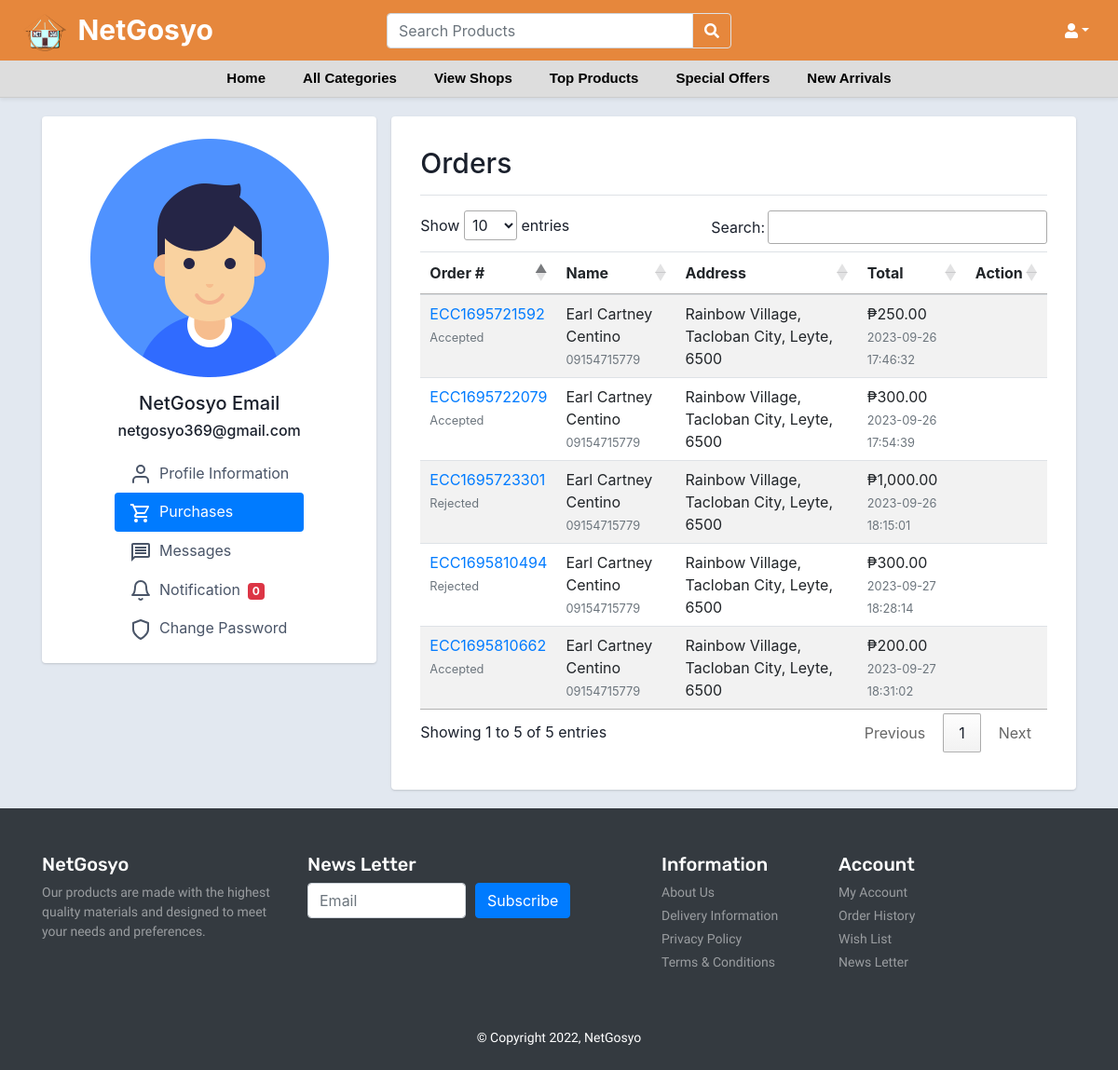
/Profile_purchases.php, run on the app's committed database.
### tables this page shows
CREATE TABLE `user_form` (
  `id` int(100) NOT NULL,
  `fullname` varchar(100) NOT NULL,
  `email` varchar(100) NOT NULL,
  `username` varchar(255) NOT NULL,
  `password` varchar(100) NOT NULL,
  `phonenumber` varchar(255) NOT NULL,
  `address` varchar(255) NOT NULL,
  `dateofbirth` varchar(255) NOT NULL,
  `gender` varchar(255) NOT NULL,
  `image` varchar(255) NOT NULL,
  `shopname` varchar(250) NOT NULL DEFAULT 'user',
  `vkey` varchar(50) NOT NULL,
  `verified` tinyint(1) NOT NULL DEFAULT 0,
  `register_date` timestamp NOT NULL DEFAULT current_timestamp() ON UPDATE current_timestamp()
);

CREATE TABLE `items` (
  `item_id` int(11) NOT NULL,
  `order_id` int(11) NOT NULL,
  `user_id` int(11) NOT NULL,
  `product_id` int(11) NOT NULL,
  `seller_id` int(11) NOT NULL,
  `qty` int(11) NOT NULL
);

CREATE TABLE `orders` (
  `order_id` int(11) NOT NULL,
  `user_id` int(11) NOT NULL,
  `order_number` varchar(255) NOT NULL,
  `name` varchar(255) NOT NULL,
  `contact` varchar(255) NOT NULL,
  `address` varchar(255) NOT NULL,
  `city` varchar(255) NOT NULL,
  `state` varchar(255) NOT NULL,
  `zip` varchar(255) NOT NULL,
  `pmode` varchar(100) NOT NULL,
  `status` varchar(255) NOT NULL DEFAULT 'Pending',
  `order_added` datetime NOT NULL DEFAULT current_timestamp(),
  `order_updated` datetime DEFAULT NULL ON UPDATE current_timestamp()
);

CREATE TABLE `products` (
  `id` int(100) NOT NULL,
  `user_id` int(11) NOT NULL,
  `name` varchar(100) NOT NULL,
  `price` varchar(100) NOT NULL,
  `image` varchar(100) NOT NULL,
  `item_brand` varchar(100) NOT NULL,
  `quantity` int(100) NOT NULL,
  `date_added` timestamp NOT NULL DEFAULT current_timestamp() ON UPDATE current_timestamp()
);

### Profile_purchases.php (the view, shortened to what this page needs)
<?php
include('header.php');
include('config.php');
$findresult = mysqli_query($conn, "SELECT * FROM user_form WHERE id = '$user_id'");
if ($res = mysqli_fetch_array($findresult)) {
	$fullname = $res['fullname'] ?? '';
	$email = $res['email']  ?? '';
	$image = $res['image']  ?? '';
}
$user_id = $_SESSION["user_id"];
$orders_query = mysqli_query($conn, "SELECT * FROM orders ORDER BY order_id DESC");
$orders = array();
while ($order_row = mysqli_fetch_assoc($orders_query)) {
	$order_id = $order_row['order_id'];
	if ($_SESSION['role'] == 'user') {
		$sql = "SELECT *
	        FROM orders
					JOIN items ON items.order_id = orders.order_id
	        JOIN products ON products.id = items.product_id
					WHERE items.order_id='$order_id' AND orders.user_id='$user_id'";
	} else {
		$sql = "SELECT *
	        FROM orders
					JOIN items ON items.order_id = orders.order_id
	        JOIN products ON products.id = items.product_id
	        WHERE items.order_id='$order_id'";
	}
	$items_query = mysqli_query($conn, $sql);
	$total = 0;
	$items = [];
	while ($item_row = mysqli_fetch_assoc($items_query)) {
		$subtotal = $item_row['price'] * $item_row['qty'];
		$total += $subtotal;
		array_push($items, $item_row);
	}
	$order_row['total'] = $total;
	$order_row['items'] = $items;
	$orders[] = $order_row;
}
?>
<!DOCTYPE html>
<html lang="en">
<head>
    <link rel="stylesheet" href="https://cdn.datatables.net/1.13.5/css/jquery.dataTables.css" />
    <link rel="stylesheet" href="https://cdn.datatables.net/1.13.5/css/jquery.dataTables.min.css" />
    <link href="https://cdn.jsdelivr.net/npm/bootstrap@4.4.1/dist/css/bootstrap.min.css" rel="stylesheet">
</head>
<body>
    <div class="container">
        <div class="row gutters-sm">
            <div class="col-md-4 d-none d-md-block">
                <div class="card">
                    <div class="card-body">
                        <div style="text-align: center;" class="mt-2 mb-3">
                            <?php if ($image == NULL) {
                                    echo '<img src="user_profile/profile_587153058.png" class="img-fluid">';
                                } else {
                                    echo '<img src="user-profiles/' . $image . '" class="rounded-circle img-fluid " style="height:150px; width: 150px; box-shadow: 1px 1px 5px #333333;">';
                                }
                            ?>
                            <h5 style="text-align: center;" class="mt-3"><?php echo $fullname; ?></h5>
                            <h6 style="text-align: center;"> <?php echo $email; ?></h6>
                        </div>
                        <nav class="nav flex-column nav-pills nav-gap-y-1">
                            <a href="Profile_settings.php" class="nav-item nav-link has-icon nav-link-faded">
                                <svg xmlns="http://www.w3.org/2000/svg" width="24" height="24" viewBox="0 0 24 24"
                                    fill="none" stroke="currentColor" stroke-width="2" stroke-linecap="round"
                                    stroke-linejoin="round" class="feather feather-user mr-2">
                                    <path d="M20 21v-2a4 4 0 0 0-4-4H8a4 4 0 0 0-4 4v2"></path>
                                    <circle cx="12" cy="7" r="4"></circle>
                                </svg>Profile Information
                            </a>
                            <a href="Profile_purchases.php" class="nav-item nav-link has-icon nav-link-faded active">
                                Purchases
                            </a>
                            <a href="Profile_messages.php" class="nav-item nav-link has-icon nav-link-faded">
                                <svg xmlns="http://www.w3.org/2000/svg" width="24" height="24" viewBox="0 0 24 24"
                                    fill="currentColor" class="feather feather-settings mr-2">
                                    <path
                                        d="M4 4h16v12H5.17L4 17.17V4m0-2c-1.1 0-1.99.9-1.99 2L2 22l4-4h14c1.1 0 2-.9 2-2V4c0-1.1-.9-2-2-2H4zm2 10h12v2H6v-2zm0-3h12v2H6V9zm0-3h12v2H6V6z">
                                    </path>
                                </svg>Messages
                            </a>
                            <a href="Profile_notifications.php" class="nav-item nav-link has-icon nav-link-faded">
                                Notification<span class="badge badge-danger ml-2"><?= mysqli_num_rows($notifications) ?>
                            </a>
                            <a href="Profile_changepass.php" class="nav-item nav-link has-icon nav-link-faded">
                                <svg xmlns="http://www.w3.org/2000/svg" width="24" height="24" viewBox="0 0 24 24"
                                    fill="none" stroke="currentColor" stroke-width="2" stroke-linecap="round"
                                    stroke-linejoin="round" class="feather feather-shield mr-2">
                                    <path d="M12 22s8-4 8-10V5l-8-3-8 3v7c0 6 8 10 8 10z"></path>
                                </svg>Change Password
                            </a>
                        </nav>
                    </div>
                </div>
            </div>
            <div class="col-md-8">
                <div class="card">
                    <div class="card-body tab-content">
                        <div class="tab-pane active" id="purchases">
                            <div class="container-fluid py-3">
                                <div class="row">
                                    <div class="col-md-12">
                                        <div class="table-wrapper">
                                            <div class="d-flex justify-content-between align-items-center">
                                                <h4 class="text-right" style="font-size: 30px;">
                                                    <?= $_SESSION['role'] == 'user' ? 'My Purchases' : 'Orders' ?></h4>
                                            </div>
                                            <div class="card-body px-0 pb-2 mt-2 border-top">
                                                <div class="table-responsive p-0">
                                                    <table  class="table table-striped table-hover mb-0" id="myTable">
                                                        <thead>
                                                            <tr>
                                                                <th scope="col" width="50">Order #</th>
                                                                <th scope="col">Name</th>
                                                                <th scope="col">Address</th>
                                                                <th scope="col">Total</th>
                                                                <?php if ($_SESSION['role'] != 'user') { ?>
                                                                <th scope="col">Action</th>
                                                                <?php } ?>
                                                            </tr>
                                                        </thead>
                                                        <tbody>
                                                            <?php foreach ($orders as $row) { ?>
                                                            <tr>
                                                                <td>
                                                                    <a href="javascript:" class="order"
                                                                        data-items='<?= json_encode($row["items"]); ?>'><?= $row['order_number'] ?></a><br>
                                                                    <small
                                                                        class="text-muted"><?= $row['status'] ?></small>
                                                                </td>
                                                                <td>
                                                                    <?= $row['name'] ?><br>
                                                                    <small
                                                                        class="text-muted"><?= $row['contact'] ?></small>
                                                                </td>
                                                                <td><?= $row['address'] ?>, <?= $row['city'] ?>,
                                                                    <?= $row['state'] ?>,
                                                                    <?= $row['zip'] ?></td>
                                                                <td>
                                                                    ₱<?= number_format($row['total'], 2) ?><br>
                                                                    <small
                                                                        class="text-muted"><?= $row['order_added'] ?></small>
                                                                </td>
                                                                <?php if ($_SESSION['role'] != 'user') { ?>
                                                                <td>
                                                                </td>
                                                                <?php } ?>
                                                            </tr>
                                                            <?php } ?>
                                                        </tbody>
                                                    </table>
                                                </div>
                                            </div>
                                        </div>
                                    </div>
                                </div>
                            </div>
                        </div>
                    </div>
                </div>
            </div>
        </div>
    </div>
</body>
</html>
<?php
include('footer.php');
?>

### css/style-header.css (style rules this page uses)
nav { display: flex; align-content: center; justify-content: space-between; }
nav { transition: background-color 0.5s ease; opacity: 1; transition: transform .2s cubic-bezier(0.64,0.04,0.26,0.87), opacity .5s cubic-bezier(0.64,0.04,0.26,0.87); }

### Profile_purchases.php (style rules this page uses)
body { color: #1a202c; text-align: left; background-color: #e2e8f0; }
.nav-link { color: #4a5568; }
.card { box-shadow: 0 1px 3px 0 rgba(0, 0, 0, .1), 0 1px 2px 0 rgba(0, 0, 0, .06); }
.card { margin-top: 20px; margin-bottom: 20px; position: relative; display: flex; flex-direction: column; min-width: 0; word-wrap: break-word; background-color: #fff; background-clip: border-box; border: 0 solid rgba(0, 0, 0, .125); border-radius: .25rem; }
.card-body { flex: 1 1 auto; min-height: 1px; padding: 1rem; }
.gutters-sm { margin-right: -8px; margin-left: -8px; }
.gutters-sm>.col, .gutters-sm>[class*=col-] { padding-right: 8px; padding-left: 8px; }
.mb-3, .my-3 { margin-bottom: 1rem !important; }

### data on the page
user_form: fullname "NetGosyo Email", email "netgosyo369@gmail.com"
items: order.order_number "ECC1695810662", order.status "Accepted", order.name "Earl Cartney Centino", order.contact "09154715779", order.address "Rainbow Village", order.city "Tacloban City", order.state "Leyte", order.zip "6500", product.price "200.00", order.order_added "2023-09-27 18:31:02"
items: order.order_number "ECC1695810494", order.status "Rejected", order.name "Earl Cartney Centino", order.contact "09154715779", order.address "Rainbow Village", order.city "Tacloban City", order.state "Leyte", order.zip "6500", product.price "300.00", order.order_added "2023-09-27 18:28:14"
items: order.order_number "ECC1695722079", order.status "Accepted", order.name "Earl Cartney Centino", order.contact "09154715779", order.address "Rainbow Village", order.city "Tacloban City", order.state "Leyte", order.zip "6500", product.price "300.00", order.order_added "2023-09-26 17:54:39"
items: order.order_number "ECC1695721592", order.status "Accepted", order.name "Earl Cartney Centino", order.contact "09154715779", order.address "Rainbow Village", order.city "Tacloban City", order.state "Leyte", order.zip "6500", product.price "250.00", order.order_added "2023-09-26 17:46:32"

### other printed values
mysqli_num_rows($notifications) "0"
$row['order_number'] "ECC1695723301"
$row['status'] "Rejected"
$row['name'] "Earl Cartney Centino"
$row['contact'] "09154715779"
$row['address'] "Rainbow Village"
$row['city'] "Tacloban City"
$row['state'] "Leyte"
$row['zip'] "6500"
$row['total'] "1,000.00"
$row['order_added'] "2023-09-26 18:15:01"
